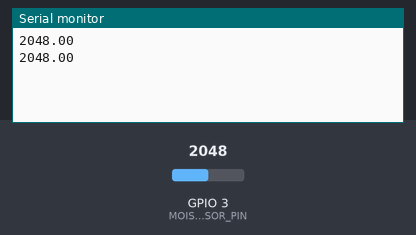
This sketch was run on a simulated ESP32-C3. Parts: the last lines printed to the serial monitor. Inputs (shaded band) come from the test bench; at power-on: GPIO 3 (MOISTURE_SENSOR_PIN) = 2048.

Above: at 1.8 s.
1.9 s: GPIO 3 (MOISTURE_SENSOR_PIN) set to 2866
At 2.6 s:
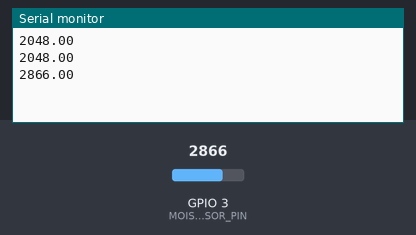
3.4 s: GPIO 3 (MOISTURE_SENSOR_PIN) set to 3603
At 4.8 s:
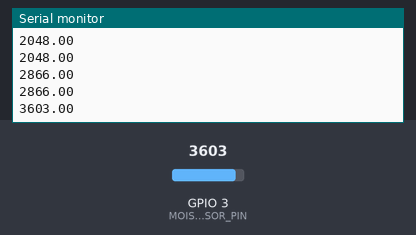
Timing chart, 0 to 6.4 s (numbered marks = the images above; inputs shaded):
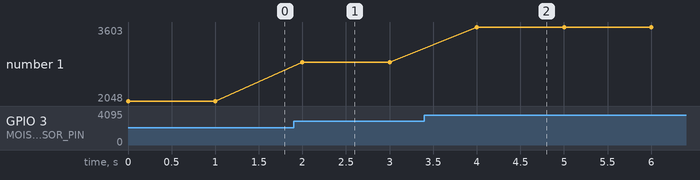

Measured:
- after the input at 1.9 s, the serial monitor: prints a new line after 0.10 s (image 1)
- after the input at 3.4 s, the serial monitor: prints a new line after 0.60 s (image 2)
- plotted number 1: 2048 → 2866 after the input at 1.9 s, 2866 → 3603 after the input at 3.4 s

The sketch:

MoistureSensor.ino.ino
```cpp
// Definir el pin donde está conectado el sensor de humedad
#define MOISTURE_SENSOR_PIN 3  // Cambia si usas otro pin analógico

// Para el ESP32-C3 el rango ADC es de 0 a 4095
void setup() {
  // Iniciar comunicación serial
  Serial.begin(115200);

  // Configurar el pin del sensor de humedad como entrada
  pinMode(MOISTURE_SENSOR_PIN, INPUT);
}

void loop() {
  // Leer el valor analógico del sensor
  float sensorValue = analogRead(MOISTURE_SENSOR_PIN);
  Serial.println(sensorValue);

  // Esperar 1 segundo antes de la siguiente lectura
  delay(1000);
}
```
